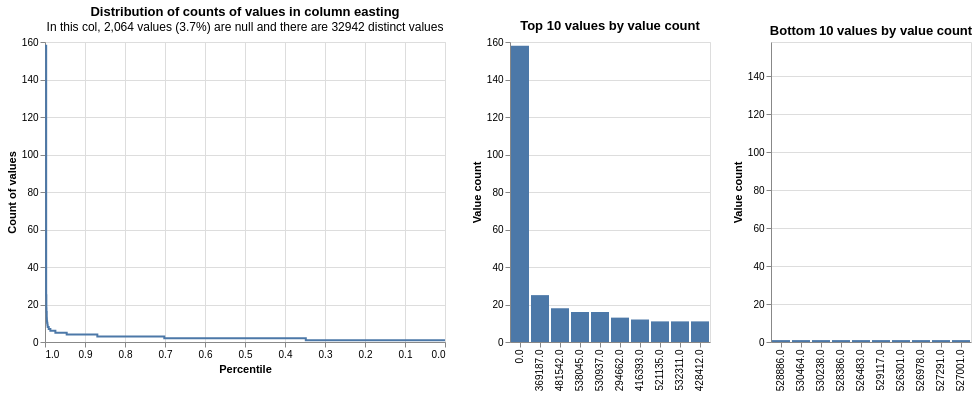

Notebook source saved alongside this figure:
### Code cell
profile_columns(gias, db_api=db_api, column_expressions=["easting"])

### Figure 1 — Vega-Lite specification as saved in the notebook (floating-point values rounded to 4 significant figures)
{"config": {"view": {"continuousWidth": 400, "continuousHeight": 300}}, "vconcat": [{"hconcat": [{"mark": {"type": "line", "interpolate": "step-before"}, "data": {"values": [{"percentile_ex_nulls": 0.9971, "percentile_inc_nulls": 0.9972, "value_count": 158, "group_name": "easting", "total_non_null_rows": 54108, "total_rows_inc_nulls": 56172, "sum_tokens_in_value_count_group": 158, "distinct_value_count": 32942}, {"percentile_ex_nulls": 0.9966, "percentile_inc_nulls": 0.9967, "value_count": 25, "group_name": "easting", "total_non_null_rows": 54108, "total_rows_inc_nulls": 56172, "sum_tokens_in_value_count_group": 25, "distinct_value_count": 32942}, {"percentile_ex_nulls": 0.9963, "percentile_inc_nulls": 0.9964, "value_count": 18, "group_name": "easting", "total_non_null_rows": 54108, "total_rows_inc_nulls": 56172, "sum_tokens_in_value_count_group": 18, "distinct_value_count": 32942}, {"percentile_ex_nulls": 0.9957, "percentile_inc_nulls": 0.9959, "value_count": 16, "group_name": "easting", "total_non_null_rows": 54108, "total_rows_inc_nulls": 56172, "sum_tokens_in_value_count_group": 32, "distinct_value_count": 32942}, {"percentile_ex_nulls": 0.9955, "percentile_inc_nulls": 0.9956, "value_count": 13, "group_name": "easting", "total_non_null_rows": 54108, "total_rows_inc_nulls": 56172, "sum_tokens_in_value_count_group": 13, "distinct_value_count": 32942}, {"percentile_ex_nulls": 0.9952, "percentile_inc_nulls": 0.9954, "value_count": 12, "group_name": "easting", "total_non_null_rows": 54108, "total_rows_inc_nulls": 56172, "sum_tokens_in_value_count_group": 12, "distinct_value_count": 32942}, {"percentile_ex_nulls": 0.9946, "percentile_inc_nulls": 0.9948, "value_count": 11, "group_name": "easting", "total_non_null_rows": 54108, "total_rows_inc_nulls": 56172, "sum_tokens_in_value_count_group": 33, "distinct_value_count": 32942}, {"percentile_ex_nulls": 0.9939, "percentile_inc_nulls": 0.9941, "value_count": 10, "group_name": "easting", "total_non_null_rows": 54108, "total_rows_inc_nulls": 56172, "sum_tokens_in_value_count_group": 40, "distinct_value_count": 32942}, {"percentile_ex_nulls": 0.9932, "percentile_inc_nulls": 0.9935, "value_count": 9, "group_name": "easting", "total_non_null_rows": 54108, "total_rows_inc_nulls": 56172, "sum_tokens_in_value_count_group": 36, "distinct_value_count": 32942}, {"percentile_ex_nulls": 0.9907, "percentile_inc_nulls": 0.991, "value_count": 8, "group_name": "easting", "total_non_null_rows": 54108, "total_rows_inc_nulls": 56172, "sum_tokens_in_value_count_group": 136, "distinct_value_count": 32942}, {"percentile_ex_nulls": 0.9866, "percentile_inc_nulls": 0.9871, "value_count": 7, "group_name": "easting", "total_non_null_rows": 54108, "total_rows_inc_nulls": 56172, "sum_tokens_in_value_count_group": 224, "distinct_value_count": 32942}, {"percentile_ex_nulls": 0.974, "percentile_inc_nulls": 0.975, "value_count": 6, "group_name": "easting", "total_non_null_rows": 54108, "total_rows_inc_nulls": 56172, "sum_tokens_in_value_count_group": 678, "distinct_value_count": 32942}, {"percentile_ex_nulls": 0.9458, "percentile_inc_nulls": 0.9477, "value_count": 5, "group_name": "easting", "total_non_null_rows": 54108, "total_rows_inc_nulls": 56172, "sum_tokens_in_value_count_group": 1530, "distinct_value_count": 32942}, {"percentile_ex_nulls": 0.8692, "percentile_inc_nulls": 0.874, "value_count": 4, "group_name": "easting", "total_non_null_rows": 54108, "total_rows_inc_nulls": 56172, "sum_tokens_in_value_count_group": 4144, "distinct_value_count": 32942}, {"percentile_ex_nulls": 0.7018, "percentile_inc_nulls": 0.7127, "value_count": 3, "group_name": "easting", "total_non_null_rows": 54108, "total_rows_inc_nulls": 56172, "sum_tokens_in_value_count_group": 9057, "distinct_value_count": 32942}, {"percentile_ex_nulls": 0.348, "percentile_inc_nulls": 0.372, "value_count": 2, "group_name": "easting", "total_non_null_rows": 54108, "total_rows_inc_nulls": 56172, "sum_tokens_in_value_count_group": 19142, "distinct_value_count": 32942}, {"percentile_ex_nulls": 0.0, "percentile_inc_nulls": 0.03674, "value_count": 1, "group_name": "easting", "total_non_null_rows": 54108, "total_rows_inc_nulls": 56172, "sum_tokens_in_value_count_group": 18830, "distinct_value_count": 32942}, {"percentile_ex_nulls": 1.0, "percentile_inc_nulls": 1.0, "value_count": 158, "group_name": "easting", "total_non_null_rows": 54108, "total_rows_inc_nulls": 56172, "sum_tokens_in_value_count_group": 158, "distinct_value_count": 32942}]}, "encoding": {"tooltip": [{"field": "value_count", "type": "quantitative"}, {"field": "percentile_ex_nulls", "type": "quantitative"}, {"field": "percentile_inc_nulls", "type": "quantitative"}, {"field": "total_non_null_rows", "type": "quantitative"}, {"field": "total_rows_inc_nulls", "type": "quantitative"}], "x": {"field": "percentile_ex_nulls", "sort": "descending", "title": "Percentile", "type": "quantitative"}, "y": {"field": "value_count", "title": "Count of values", "type": "quantitative"}}, "title": {"text": "Distribution of counts of values in column easting", "subtitle": "In this col, 2,064 values (3.7%) are null and there are 32942 distinct values"}}, {"mark": "bar", "data": {"values": [{"value_count": 158, "group_name": "easting", "value": "0.0", "total_non_null_rows": 54108, "total_rows_inc_nulls": 56172, "distinct_value_count": 32942}, {"value_count": 25, "group_name": "easting", "value": "369187.0", "total_non_null_rows": 54108, "total_rows_inc_nulls": 56172, "distinct_value_count": 32942}, {"value_count": 18, "group_name": "easting", "value": "481542.0", "total_non_null_rows": 54108, "total_rows_inc_nulls": 56172, "distinct_value_count": 32942}, {"value_count": 16, "group_name": "easting", "value": "538045.0", "total_non_null_rows": 54108, "total_rows_inc_nulls": 56172, "distinct_value_count": 32942}, {"value_count": 16, "group_name": "easting", "value": "530937.0", "total_non_null_rows": 54108, "total_rows_inc_nulls": 56172, "distinct_value_count": 32942}, {"value_count": 13, "group_name": "easting", "value": "294662.0", "total_non_null_rows": 54108, "total_rows_inc_nulls": 56172, "distinct_value_count": 32942}, {"value_count": 12, "group_name": "easting", "value": "416393.0", "total_non_null_rows": 54108, "total_rows_inc_nulls": 56172, "distinct_value_count": 32942}, {"value_count": 11, "group_name": "easting", "value": "521135.0", "total_non_null_rows": 54108, "total_rows_inc_nulls": 56172, "distinct_value_count": 32942}, {"value_count": 11, "group_name": "easting", "value": "532311.0", "total_non_null_rows": 54108, "total_rows_inc_nulls": 56172, "distinct_value_count": 32942}, {"value_count": 11, "group_name": "easting", "value": "428412.0", "total_non_null_rows": 54108, "total_rows_inc_nulls": 56172, "distinct_value_count": 32942}]}, "encoding": {"tooltip": [{"field": "value", "type": "nominal"}, {"field": "value_count", "type": "quantitative"}, {"field": "total_non_null_rows", "type": "quantitative"}, {"field": "total_rows_inc_nulls", "type": "quantitative"}], "x": {"field": "value", "sort": "-y", "title": null, "type": "nominal"}, "y": {"field": "value_count", "title": "Value count", "type": "quantitative"}}, "title": "Top 10 values by value count"}, {"mark": "bar", "data": {"values": [{"value_count": 1, "group_name": "easting", "value": "528886.0", "total_non_null_rows": 54108, "total_rows_inc_nulls": 56172, "distinct_value_count": 32942}, {"value_count": 1, "group_name": "easting", "value": "530464.0", "total_non_null_rows": 54108, "total_rows_inc_nulls": 56172, "distinct_value_count": 32942}, {"value_count": 1, "group_name": "easting", "value": "530238.0", "total_non_null_rows": 54108, "total_rows_inc_nulls": 56172, "distinct_value_count": 32942}, {"value_count": 1, "group_name": "easting", "value": "528386.0", "total_non_null_rows": 54108, "total_rows_inc_nulls": 56172, "distinct_value_count": 32942}, {"value_count": 1, "group_name": "easting", "value": "526483.0", "total_non_null_rows": 54108, "total_rows_inc_nulls": 56172, "distinct_value_count": 32942}, {"value_count": 1, "group_name": "easting", "value": "529117.0", "total_non_null_rows": 54108, "total_rows_inc_nulls": 56172, "distinct_value_count": 32942}, {"value_count": 1, "group_name": "easting", "value": "526301.0", "total_non_null_rows": 54108, "total_rows_inc_nulls": 56172, "distinct_value_count": 32942}, {"value_count": 1, "group_name": "easting", "value": "526978.0", "total_non_null_rows": 54108, "total_rows_inc_nulls": 56172, "distinct_value_count": 32942}, {"value_count": 1, "group_name": "easting", "value": "527291.0", "total_non_null_rows": 54108, "total_rows_inc_nulls": 56172, "distinct_value_count": 32942}, {"value_count": 1, "group_name": "easting", "value": "527001.0", "total_non_null_rows": 54108, "total_rows_inc_nulls": 56172, "distinct_value_count": 32942}]}, "encoding": {"tooltip": [{"field": "value", "type": "nominal"}, {"field": "value_count", "type": "quantitative"}, {"field": "total_non_null_rows", "type": "quantitative"}, {"field": "total_rows_inc_nulls", "type": "quantitative"}], "x": {"field": "value", "sort": "-y", "title": null, "type": "nominal"}, "y": {"field": "value_count", "scale": {"domain": [0, 158]}, "title": "Value count", "type": "quantitative"}}, "title": "Bottom 10 values by value count"}]}], "$schema": "https://vega.github.io/schema/vega-lite/v5.9.3.json"}
